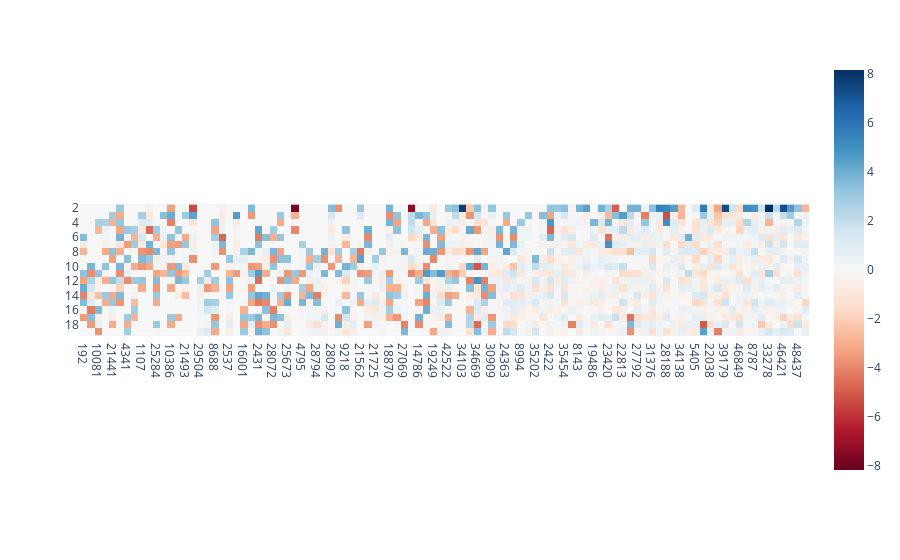

Notebook code for this chart:
### Code cell
px.imshow([x[-n_last:] for x in heatmap_s], x=[str(x) for x in [all_features[i] for i in idx]][-n_last:], y=[str(x) for x in range(2, 20)], color_continuous_scale="rdbu", color_continuous_midpoint=0)

### Figure 1 — Plotly figure (JSON) as saved in the notebook; plotly's stock layout.template omitted (floating-point values rounded to 4 significant figures; data arrays with more than 128 entries replaced by an {"elided": "..."} marker saying what was removed)
{"data": [{"coloraxis": "coloraxis", "hovertemplate": "x: %{x}<br>y: %{y}<br>color: %{z}<extra></extra>", "name": "0", "type": "heatmap", "x": ["192", "41619", "10081", "42872", "21441", "20652", "4341", "25112", "1107", "7161", "25284", "23602", "10386", "30463", "21493", "8023", "29504", "28517", "8688", "11810", "2537", "40470", "16001", "9224", "2431", "9824", "28072", "6304", "25673", "48299", "4795", "22174", "28794", "21224", "28092", "40340", "9218", "21214", "21562", "15751", "21725", "48585", "18870", "22535", "27069", "11831", "14786", "16805", "19249", "42294", "42522", "3322", "34103", "43555", "34669", "8271", "30909", "49028", "24363", "9760", "8994", "30615", "35202", "13752", "2422", "5057", "35454", "21885", "8143", "7091", "19486", "38009", "23420", "41148", "22813", "45302", "27792", "5076", "31376", "43484", "28188", "19597", "34138", "26164", "5405", "21391", "22038", "33039", "39179", "47882", "46849", "33045", "8787", "33953", "33278", "14577", "46421", "46370", "48437", "1065"], "xaxis": "x", "y": ["2", "3", "4", "5", "6", "7", "8", "9", "10", "11", "12", "13", "14", "15", "16", "17", "18", "19"], "yaxis": "y", "z": {"elided": "18x100 float values"}}], "layout": {"coloraxis": {"cmid": 0, "colorscale": [[0, "rgb(103,0,31)"], [0.1, "rgb(178,24,43)"], [0.2, "rgb(214,96,77)"], [0.3, "rgb(244,165,130)"], [0.4, "rgb(253,219,199)"], [0.5, "rgb(247,247,247)"], [0.6, "rgb(209,229,240)"], [0.7, "rgb(146,197,222)"], [0.8, "rgb(67,147,195)"], [0.9, "rgb(33,102,172)"], [1, "rgb(5,48,97)"]]}, "margin": {"t": 60}, "xaxis": {"anchor": "y", "constrain": "domain", "domain": [0, 1], "scaleanchor": "y"}, "yaxis": {"anchor": "x", "autorange": "reversed", "constrain": "domain", "domain": [0, 1]}}}
